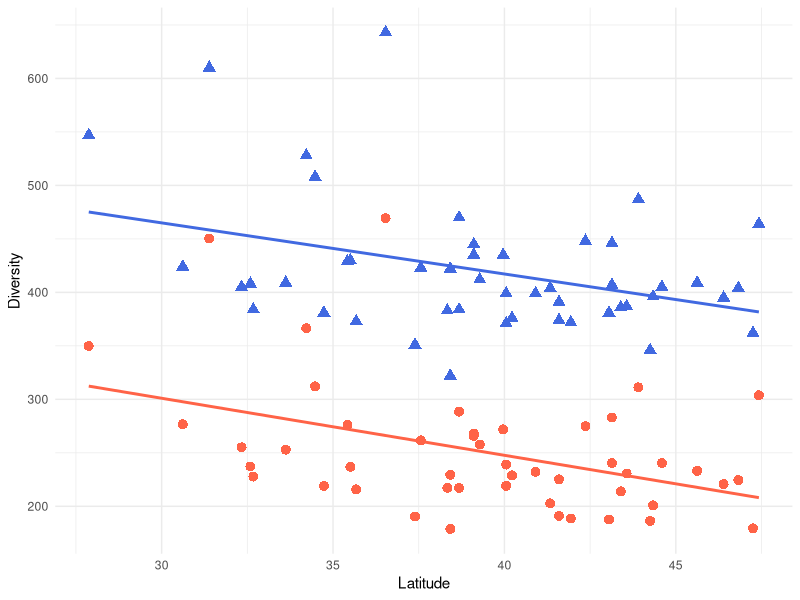

The R script that drew this image:
library(tidyverse)
distances <- read_csv("data/distances.csv") %>% filter(complete.cases(.))

db <- distances %>%
  gather(key = metric, value = diversity, alpha, gamma)

db %>%
  ggplot(aes(x = latitude, y = diversity, col = metric, shape = metric)) +
  geom_point(size = 3) +
  geom_smooth(method = "lm", se = FALSE) +
  theme_minimal() +
  labs(x = "Latitude", y = "Diversity") +
  guides(color = "none", shape = "none") +
  scale_color_manual(values = c("alpha" = "tomato", "gamma" = "royalblue"))

m <- lm(diversity~latitude*metric, data = db)
summary(
  m
)

summary(
  lm(diversity~latitude+metric, data = db)
)
